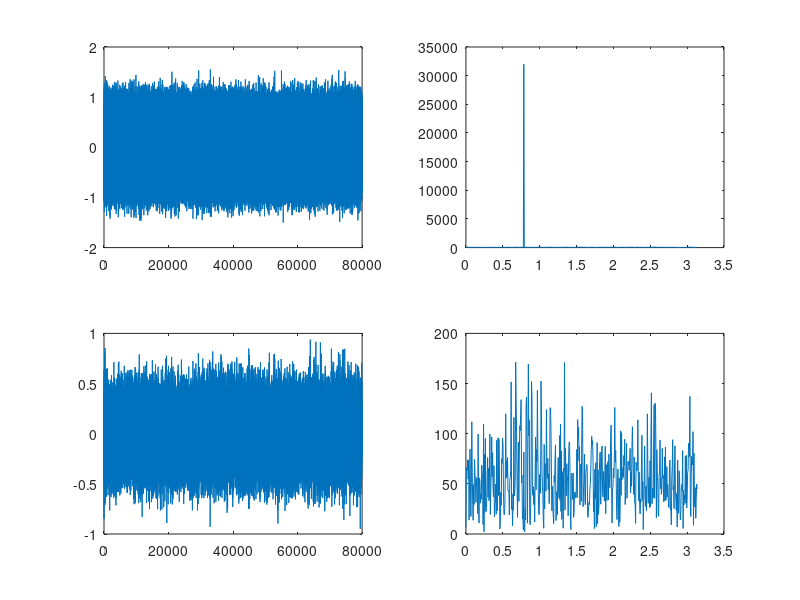

Source code (MATLAB): (Note: this script raises an error after producing the figure.)
%% FIR adaptive line enhancement
%Using Week3.m

%Trouble:
% 1. doesn't work : enhanced_sin.wav cannot be heard
% 2. don't know how to get SNR of each signal

fs = 8000;
nbits = 16;

N = 80000;
ref = zeros(N,1); % this corresponds to x
pri = [1:N]'; % corresponds to d
noise = 0.2 * randn(N,1);
pri = 0.8 * sin(pi/4*pri)+ noise; 

ref(2:N,1) = pri(1:N-1,1);

audiowrite('noisysine.wav', pri, fs);

M = 100; 
h = zeros(M,1);
mu = 0.05;
epsilon = 0.1;

e_temp = zeros(length(ref)-M +1, 1);

for noise = M:length(ref)
    x_n = flipud(ref((noise-M+1):noise,1)); % x[n], x[n-1], ... ,x[n-(M-1)]
    energy_x = sum(x_n .* x_n); 
    e_n = pri(noise,1) - h' * x_n;
    e_temp(noise-M+1, 1) = e_n;
    
    h = h + (mu/(sqrt(energy_x)+epsilon)) * e_n * x_n;
end

audiowrite('enhanced_sine.wav', e_temp, fs);

subplot(2,2,1);
plot(pri);
[H1,w]=freqz(pri); subplot(2, 2, 2); plot(w,abs(H1));
subplot(2,2,3); 
plot(e_temp);
[H2,w] = freqz(e_temp); subplot(2,2,4); plot(w,abs(H2));
%How to get SNR..?

%% Chirp signal
%works fine
% Beware of integrating frequency into phase

[s,fs]= audioread('preamble10.wav');
N = length(s);
%s = s(N/2 : N); N = length(s); 
f1 = 2000; A=0.05;

chirp_end= 30000;
f_lin = zeros(N,1);
f_lin(1:chirp_end,1) = 2*pi*f1/fs/chirp_end * [0:chirp_end-1]';
f_lin(chirp_end+1 : N,1) = ones(N-chirp_end,1) * f_lin(chirp_end,1);
phase = f_lin;
for noise = 2:N
    phase(noise,1) = phase(noise-1,1)+ phase(noise,1);
end

chirp = A*sin(phase);

audiowrite('preamble_chirp.wav', chirp+s, fs);

% Now Filtering

s_chirp = s+chirp;
y = zeros(N,1); w_est = zeros(N,1);%frequency estimate
e = zeros(N,1);
a = 0; r = 0.9987; lambda  = 0.9; C = 0; D = 0; % probably the most optimal value : r = 0.9987, lambda = 0.9
w_win = zeros(3,1); % w_win(1) = w(n), w_win(2) = w(n-1), w_won(3) = w(n-2)

for n=1:N
    w_win(3) = w_win(2);
    w_win(2) = w_win(1);
    w_win(1) = s_chirp(n) - (1+r) * a * w_win(2) - r * w_win(3); % Why..?
    y(n) = w_win(1) + 2*a*w_win(2) + w_win(3); % y(n) : baseband
    e(n) = s_chirp(n) - y(n); % e(n): enhanced morse
    
    C = lambda * C + (1-lambda)*w_win(2)*(w_win(1)+w_win(3));
    D = lambda * D + (1-lambda)*2*(w_win(2)^2);
    temp = -C/D;
    if abs(temp) < 1 
        a = temp;
    end
    w_est(n) = acos(-a);
end

audiowrite('chirp_preamble.wav', e, fs);

subplot(2,2,1);
plot(s_chirp);
%[H1,w]=freqz(s_chirp); subplot(2, 2, 2); plot(w,abs(H1));
subplot(2,2,2); plot(f_lin);
subplot(2,2,3); 
plot(e);
%[H2,w] = freqz(e); subplot(2,2,4); plot(w,abs(H2));
subplot(2,2,4); plot(w_est);

%% Adaptive IIR filtering
% using eactly the same sine wave
% success
fs = 8000;
nbits = 16;

N = 80000;
x = [1:N]';
noise = 0.2 * randn(N,1);
x = 0.8 * sin(pi/4*x)+ noise;
y = zeros(N,1); w_est = zeros(N,1);%frequency estimate
e = zeros(N,1);
a = 0; r = 0.9; lambda  = 0.9; C = 0; D = 0;
w_win = zeros(3,1); % w_win(1) = w(n), w_win(2) = w(n-1), w_won(3) = w(n-2)

for n=1:N
    w_win(3) = w_win(2);
    w_win(2) = w_win(1);
    w_win(1) = x(n) - (1+r) * a * w_win(2) - r^2 * w_win(3);
    y(n) = w_win(1) + 2*a*w_win(2) + w_win(3); % y(n) : baseband
    e(n) = x(n) - y(n); % e(n): enhanced sine wave
    
    C = lambda * C + (1-lambda)*w_win(2)*(w_win(1)+w_win(3));
    D = lambda * D + (1-lambda)*2*(w_win(2)^2);
    temp = -C/D;
    if abs(temp) < 1 
        a = temp;
    end
    w_est(noise) = acos(-a);
end

audiowrite('noisysin_filtered.wav', e, fs);

subplot(2,2,1);
plot(x);
[H1,w]=freqz(x); subplot(2, 2, 2); plot(w,abs(H1));
subplot(2,2,3); 
plot(e);
[H2,w] = freqz(e); subplot(2,2,4); plot(w,abs(H2));

%% Morse code with noise
% Help => .... . .-.. .--.

fs = 6000;
dur = 500;
code = [1,0,1,0,1,0,0,0,1,0,0,0,1,0,1,1,1,0,1,0,1,0,0,0,1,0,1,1,1,0,1,1,1,0,1,0];
code = [code, code];
N = dur*length(code);
morse = zeros(1,N);
for i=1:length(code)
    for k = 1:dur
        %morse((i-1)*dur + k) = (-1)^k * code(i);
        morse((i-1)*dur + k) = code(i); 
    end
end
noise = 0.1*randn(N,1);

xs = [1:N]'; % N*1
xs_morse = xs .* morse'; 
%morse_corr = 0.3 * morse' + noise;
morse_corr = 0.3* sin(pi/4 * xs_morse) + noise;
audiowrite('morse_corrupted_help.wav', morse_corr, fs);

% now adaptive filtering

y = zeros(N,1); w_est = zeros(N,1);%frequency estimate
e = zeros(N,1);
a = 0; r = 0.99; lambda  = 0.99; C = 0; D = 0;
w_win = zeros(3,1); % w_win(1) = w(n), w_win(2) = w(n-1), w_won(3) = w(n-2)

for n=1:N
    w_win(3) = w_win(2);
    w_win(2) = w_win(1);
    w_win(1) = morse_corr(n) - (1+r) * a * w_win(2) - r^2 * w_win(3);
    y(n) = w_win(1) + 2*a*w_win(2) + w_win(3); % y(n) : baseband
    e(n) = morse_corr(n) - y(n); % e(n): enhanced morse
    
    C = lambda * C + (1-lambda)*w_win(2)*(w_win(1)+w_win(3));
    D = lambda * D + (1-lambda)*2*(w_win(2)^2);
    temp = -C/D;
    if abs(temp) < 1 
        a = temp;
    end
    w_est(n) = acos(-a);
end

audiowrite('morse_filtered.wav', e, fs);

subplot(2,2,1);
plot(morse_corr);
[H1,w]=freqz(morse_corr); subplot(2, 2, 2); plot(w,abs(H1));
subplot(2,2,3); 
plot(e);
[H2,w] = freqz(e); subplot(2,2,4); plot(w,abs(H2));

%% 
